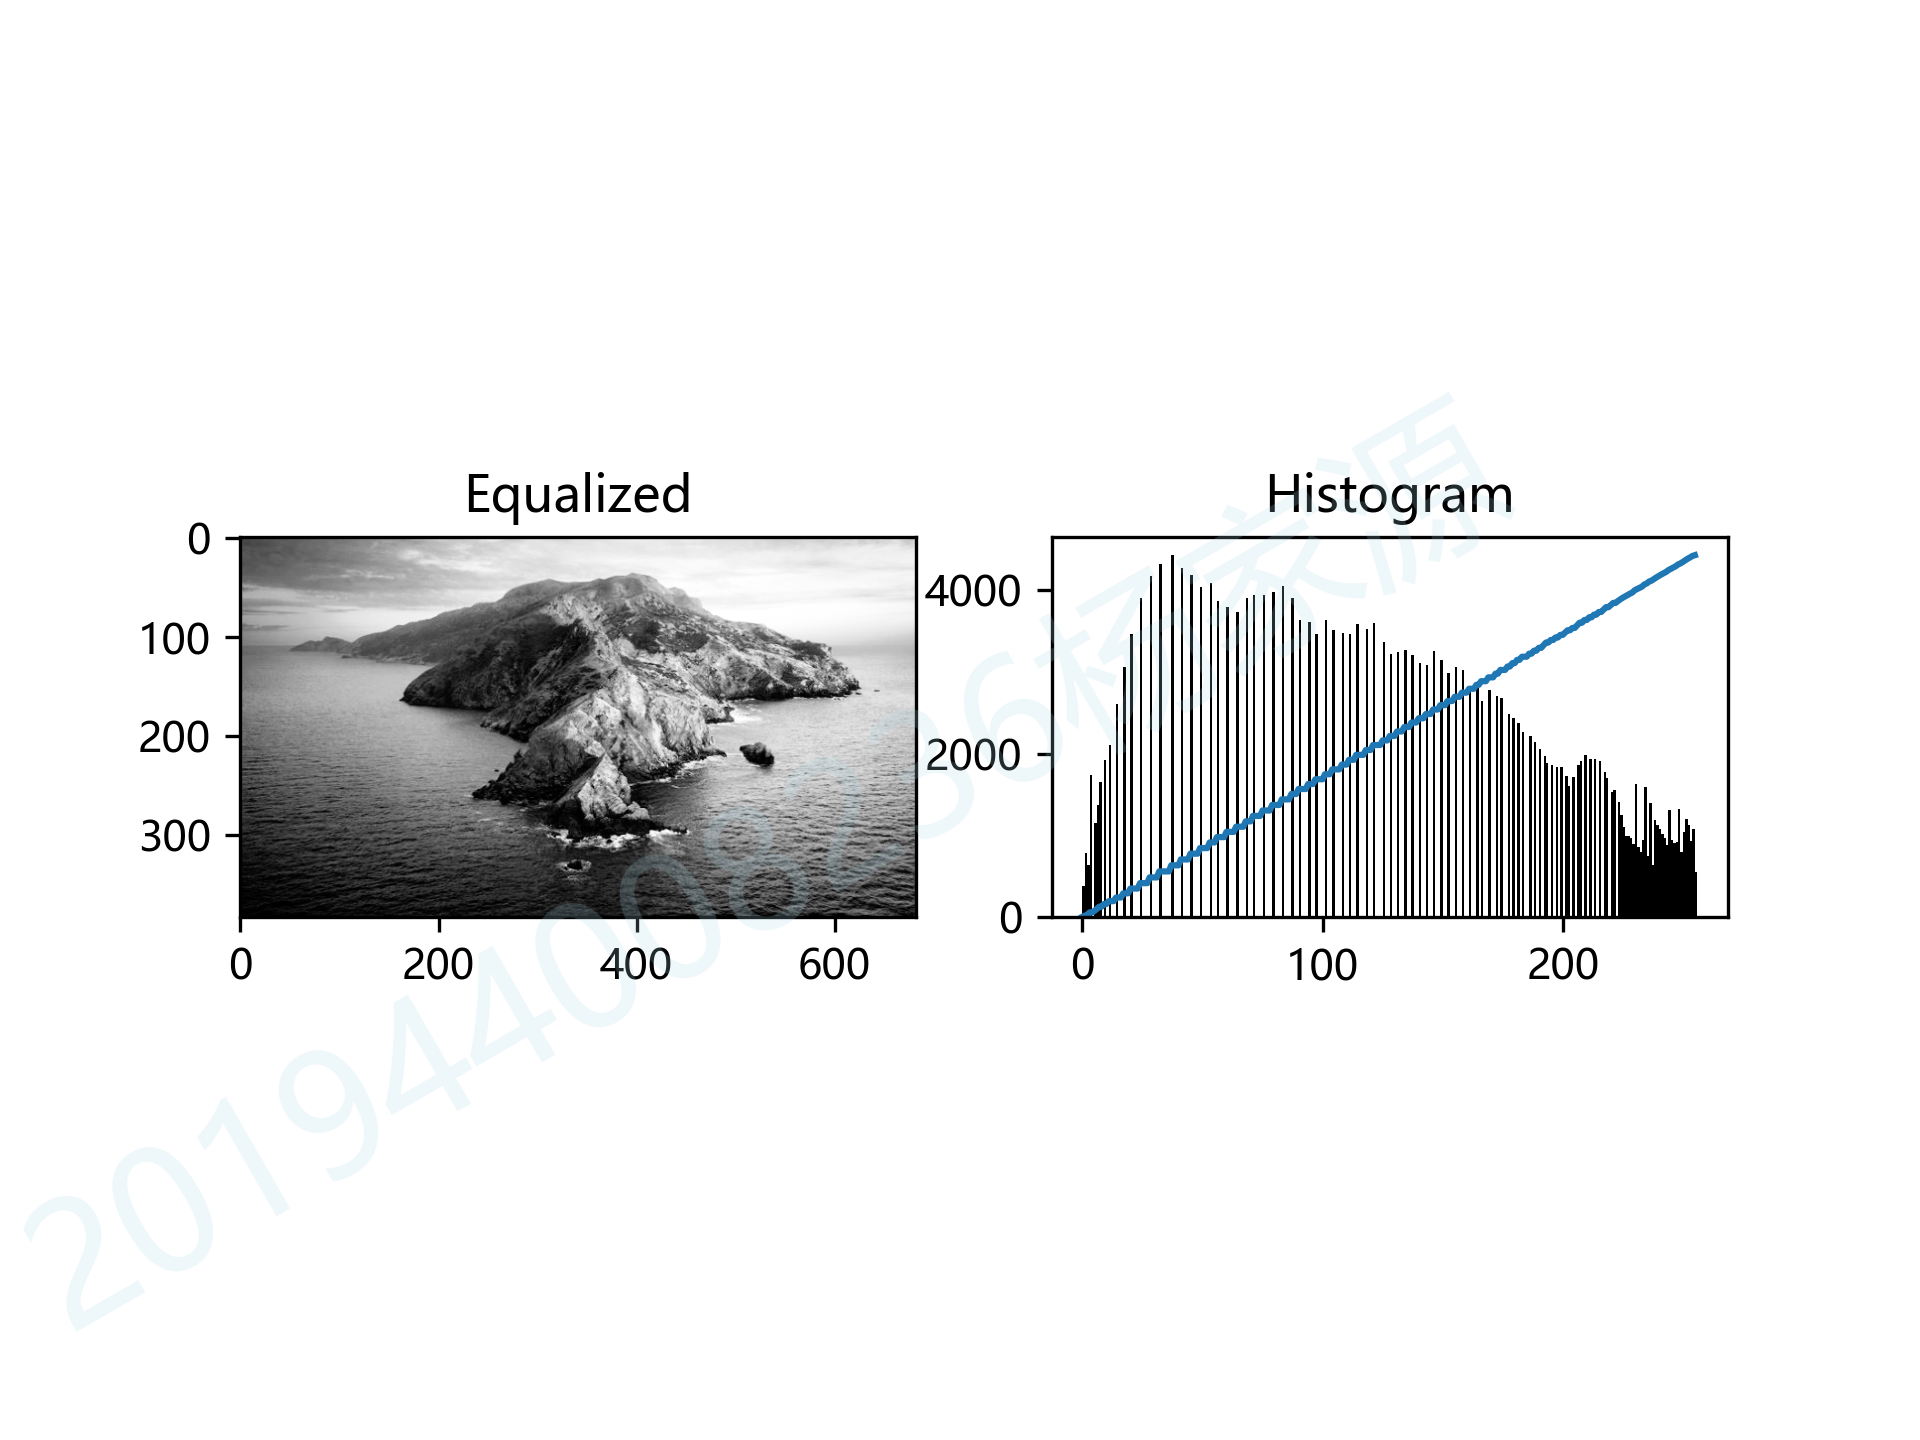

This chart was generated by the following Python code:
import cv2
from matplotlib import pyplot as plt
import numpy as np

def savefig(fig, plt, filename):

    fig.text(0.8, 0.05, '201944008236杨家源', fontsize=40, rotation=30, color='lightblue', ha='right', va='bottom', alpha=0.2)
    plt.gca().xaxis.set_major_locator(plt.NullLocator())
    plt.gca().yaxis.set_major_locator(plt.NullLocator())
    plt.subplots_adjust(top=1, bottom=0, right=1,left=0,hspace=0,wspace=0)
    plt.margins(0, 0)
    fig.savefig(filename, format='png', transparent=True, dpi=300, pad_inches=0)

plt.rcParams['font.family'] = ['sans-serif']
plt.rcParams['font.sans-serif'] = ['Microsoft YaHei']
img = cv2.imread('island.png',cv2.IMREAD_COLOR)
# 获取灰度图像
gray_img = cv2.cvtColor(img, cv2.COLOR_BGR2GRAY)

# 利用cv2.equalizeHist()进行均衡化
equ = cv2.equalizeHist(gray_img)

# 计算cdf
hist1, bins = np.histogram(equ.ravel(), 256, [0, 256])
cdf = hist1.cumsum()
cdf_normalised = cdf * float(hist1.max() / cdf.max())

# 显示图片
fig, (ax, ax2) = plt.subplots(ncols=2)
ax.imshow(equ, cmap="gray")
ax.set_title('Equalized')
ax2.hist(equ.ravel(), 256, [0, 256], color=[0, 0, 0])
ax2.plot(cdf_normalised)
ax2.set_title('Histogram')

# 调整比例
asp = np.diff(ax2.get_xlim())[0] / np.diff(ax2.get_ylim())[0]
asp = asp * img.shape[0] / img.shape[1]
ax2.set_aspect(asp)
# 显示直方图
plt.show()
# 保存
savefig(fig, plt, "task1c.png")

